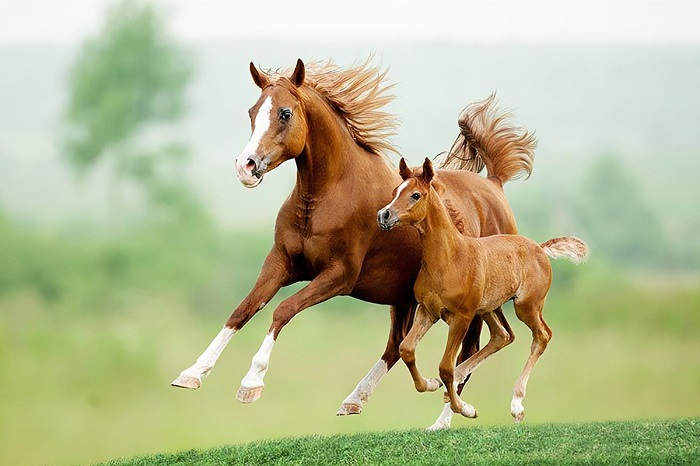
#> input picture DIP/1.jpg, 700 x 466 px
$ python FFT.py
#> lines starting #> are read from the running program, lines starting #| are printed output that depends on the picture; after the words box and inside, x2 and y2 are one past the last pixel; in counts of white or black regions, pixels touching at a corner belong together
import matplotlib.pyplot as plt
import numpy as np
import cv2


def main():
    rgb = plt.imread('1.jpg')
#> rgb is the input picture: shape (466, 700, 3); mean R, G, B 182.1, 185.8, 145.7
    grayscale = rgb_to_grayscale(rgb)
#> in rgb_to_grayscale, `red, green, blue = rgb[:, :, 0], rgb[:, :, 1], rgb[:, :, 2]`:
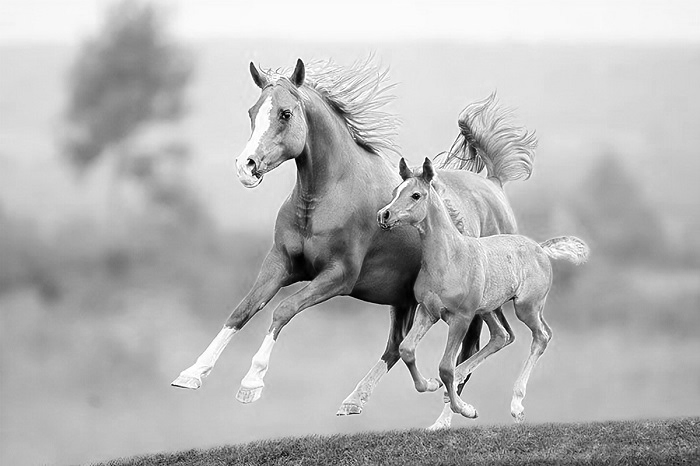
#> red: shape (466, 700); min 0, max 255, mean 182.1
#> in rgb_to_grayscale, `red, green, blue = rgb[:, :, 0], rgb[:, :, 1], rgb[:, :, 2]`:
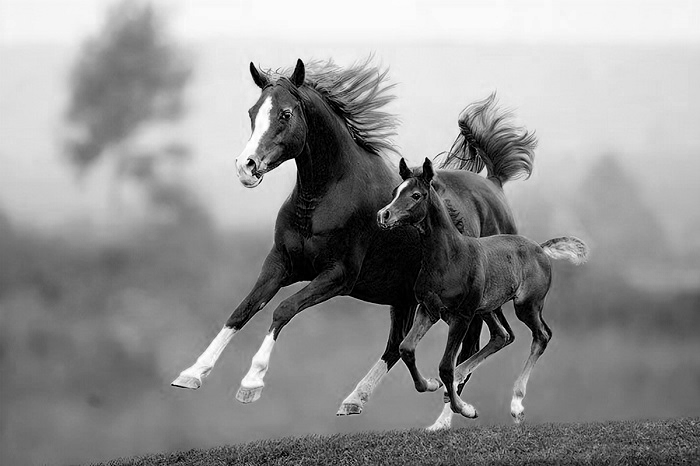
#> blue: shape (466, 700); min 0, max 255, mean 145.7
#> in rgb_to_grayscale, `graysclae = red * 0.2989 + green * 0.5870 + blue * 0.1140`:
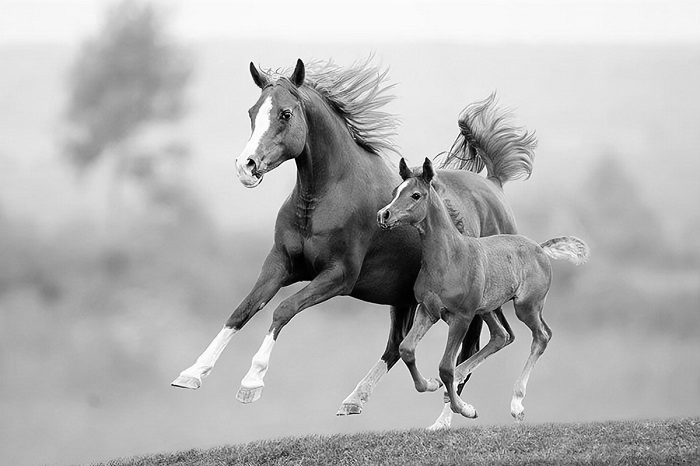
#> graysclae: shape (466, 700) float64; min 0, max 255, mean 180.1

    ft_img = np.fft.fft2(grayscale)
    centered_ft_img = np.fft.fftshift(ft_img)

    magnitude_spectrum = np.log(np.abs(ft_img))
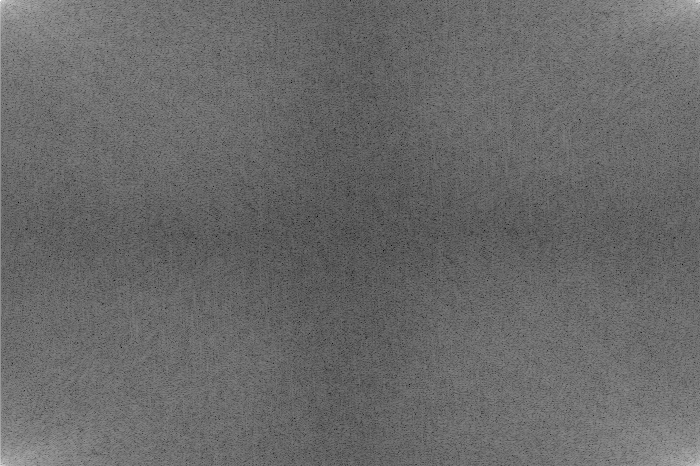
#> magnitude_spectrum: shape (466, 700) float64; min 1.75, max 17.89, mean 8.43; drawn with min black and max white
    centered_magnitude_spectrum = np.log(np.abs(centered_ft_img))
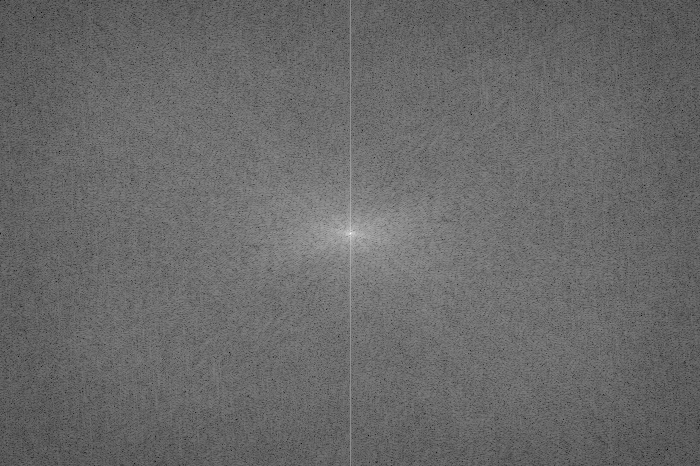
#> centered_magnitude_spectrum: shape (466, 700) float64; min 1.75, max 17.89, mean 8.43; drawn with min black and max white

    row, col = grayscale.shape
#> row = 466; col = 700
    m, n = row//2, col//2
#> m = 233; n = 350

    black_img = np.zeros((row, col), dtype=np.uint8)
    filter = cv2.circle(black_img, (m, n), 25, (255, 255, 255), -1)
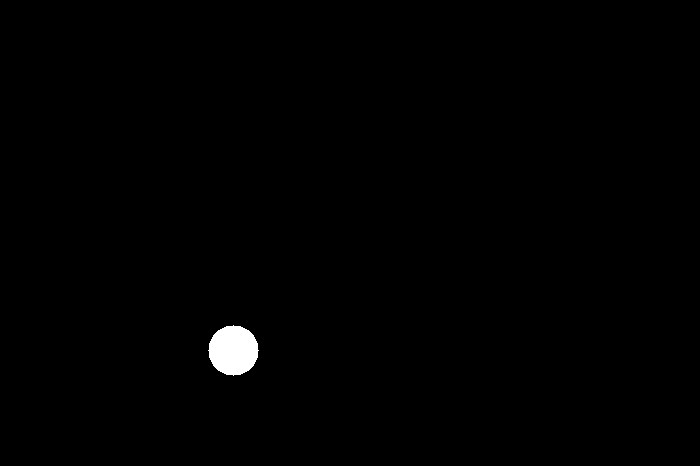
#> black_img: shape (466, 700); 0.6% white; 1 white region, box (x1, y1, x2, y2) and area: (208, 325, 259, 376) 1961

    filter_ft_img = centered_ft_img * filter
    filtered_img = np.abs(np.fft.ifft2(filter_ft_img))
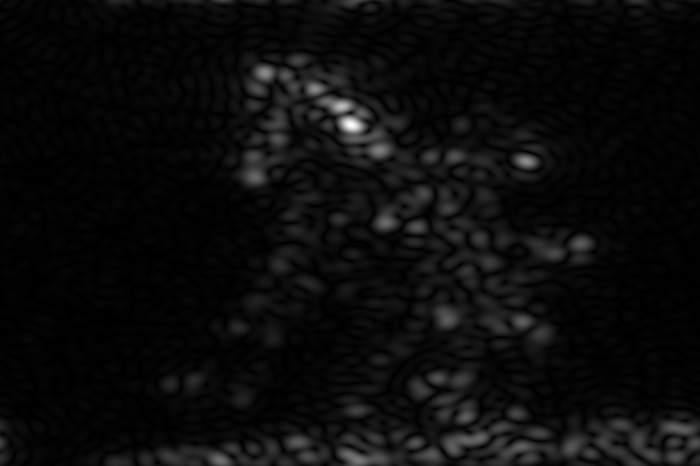
#> filtered_img: shape (466, 700) float64; min 0.16, max 3185.6, mean 150.5; drawn with min black and max white

    img_set = [rgb, grayscale, magnitude_spectrum,
               centered_magnitude_spectrum, filter, filtered_img]
    title_set = ['RGB', 'Grayscale', 'FFT',
                 'Centered FFT', 'Filter', 'Filtered Image']

    plot_img(img_set, title_set)


def rgb_to_grayscale(rgb):
    red, green, blue = rgb[:, :, 0], rgb[:, :, 1], rgb[:, :, 2]

    graysclae = red * 0.2989 + green * 0.5870 + blue * 0.1140
    graysclae = graysclae.astype(int)

    return graysclae


def plot_img(img_set, title_set):
    n = len(img_set)
#> n = 6
    plt.figure(figsize=(15, 15))

    for i in range(n):
        plt.subplot(2, 3, i+1)
        plt.title(title_set[i])

        ch = len(img_set[i].shape)
        if ch == 3:
            plt.imshow(img_set[i])
        else:
            plt.imshow(img_set[i], cmap='gray')

    plt.show()


if __name__ == '__main__':
    main()
